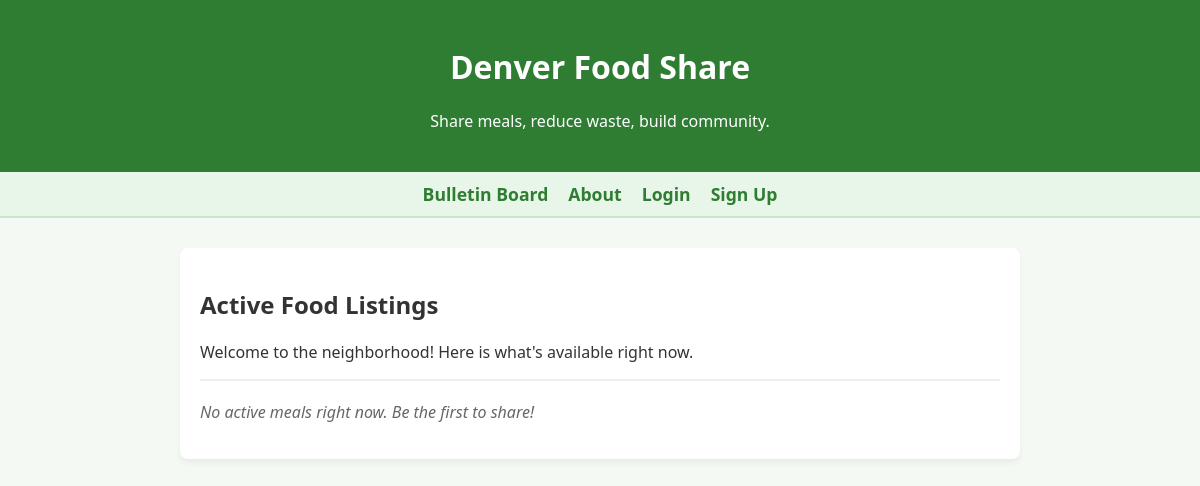
The app's page /, older data.
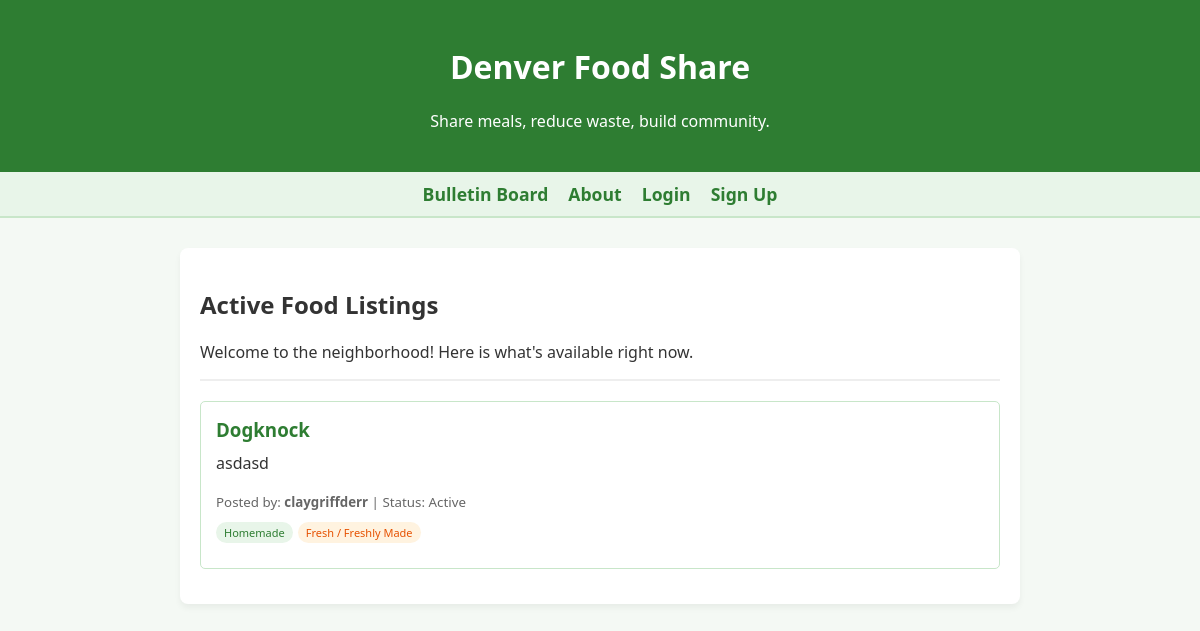
The same page, newer data.
### app.py (models this page shows)
class Post(db.Model):
    __tablename__ = 'posts'
    id = db.Column(db.Integer, primary_key=True)
    title = db.Column(db.String(100), nullable=False)
    description = db.Column(db.Text, nullable=False)
    timestamp = db.Column(db.DateTime, default=lambda: datetime.now(timezone.utc))
    status = db.Column(db.String(20), default='active')
    image_url = db.Column(db.String(255), nullable=True)
    uploader_id = db.Column(db.Integer, db.ForeignKey('users.id'), nullable=False)
    is_vegetarian = db.Column(db.Boolean, default=False)
    is_vegan = db.Column(db.Boolean, default=False)
    prep_type = db.Column(db.String(30), default='homemade') # homemade, store_bought, groceries
    is_frozen = db.Column(db.Boolean, default=False)
    uploader = db.relationship('User', backref='posts')

class User(db.Model, UserMixin):
    __tablename__ = 'users'
    id = db.Column(db.Integer, primary_key=True)
    username = db.Column(db.String(50), nullable=False, unique=True)
    email_encrypted = db.Column(db.String(255), nullable=False, unique=True)
    password_hash = db.Column(db.String(255), nullable=False)
    latitude = db.Column(db.Float, nullable=True)
    longitude = db.Column(db.Float, nullable=True)

### app.py (the view, shortened to what this page needs)
@app.route('/')
def home():
    all_active_posts = Post.query.filter_by(status='active').order_by(Post.timestamp.desc()).all()
    if not current_user.is_authenticated or not current_user.latitude:
        for post in all_active_posts:
            post.distance = None # Default value so the HTML doesn't crash
        return render_template('index.html', posts=all_active_posts)

### templates/index.html (shortened to what this page needs)
{% extends 'base.html' %}
{% block content %}
    <h2>Active Food Listings</h2>
    <p>Welcome to the neighborhood! Here is what's available right now.</p>
    <hr style="border: 1px solid #eee; margin-bottom: 20px;">
    {% if posts %}
        {% for post in posts %}
        <div style="border: 1px solid #c8e6c9; padding: 15px; border-radius: 5px; margin-bottom: 15px;">
            <h3 style="margin-top: 0; color: #2e7d32; margin-bottom: 10px;">{{ post.title }}</h3>
            <p style="margin-top: 0;">{{ post.description }}</p>
            <small style="color: #666;">
                Posted by: <strong>{{ post.uploader.username }}</strong> |
                Status: {{ post.status.capitalize() }}
            </small>
            <div style="margin: 10px 0; display: flex; gap: 5px; flex-wrap: wrap;">
                {% if post.prep_type == 'homemade' %}
                    <span style="background: #e8f5e9; color: #2e7d32; font-size: 11px; padding: 3px 8px; border-radius: 12px;">Homemade</span>
                {% elif post.prep_type == 'store_bought' %}
                    <span style="background: #e3f2fd; color: #1565c0; font-size: 11px; padding: 3px 8px; border-radius: 12px;">Store-Prepared</span>
                {% elif post.prep_type == 'groceries' %}
                    <span style="background: #f3e5f5; color: #6a1b9a; font-size: 11px; padding: 3px 8px; border-radius: 12px;">Groceries</span>
                {% endif %}
                {% if post.is_frozen %}
                    <span style="background: #e0f7fa; color: #006064; font-size: 11px; padding: 3px 8px; border-radius: 12px;">❄️ Frozen</span>
                {% else %}
                    <span style="background: #fff3e0; color: #e65100; font-size: 11px; padding: 3px 8px; border-radius: 12px;">Fresh / Freshly Made</span>
                {% endif %}
            </div>
        </div>
        {% endfor %}
    {% else %}
        <p style="color: #666; font-style: italic;">No active meals right now. Be the first to share!</p>
    {% endif %}
{% endblock %}

### templates/base.html (shortened to what this page needs)
<!DOCTYPE html>
<html lang="en">
<head>
    <link rel="stylesheet" href="https://unpkg.com/leaflet@1.9.4/dist/leaflet.css" />
</head>
<body>
    <header>
        <h1>Denver Food Share</h1>
        <p>Share meals, reduce waste, build community.</p>
    </header>
    <nav>
        <a href="/">Bulletin Board</a>
        <a href="/about">About</a>
        {% if current_user.is_authenticated %}
            <span style="color: #2e7d32; font-weight: bold; padding: 10px;">Welcome, {{ current_user.username }}!</span>
            <a href="/create_post">Post a Meal</a>
            <a href="/inbox">Inbox</a>
            <a href="/logout">Logout</a>
        {% else %}
            <a href="/login">Login</a>
            <a href="/register">Sign Up</a>
        {% endif %}
    </nav>
    <div class="container">
        {% block content %}{% endblock %}
    </div>
</body>
</html>

### templates/base.html (style rules this page uses)
body { font-family: 'Segoe UI', Tahoma, Geneva, Verdana, sans-serif; margin: 0; padding: 0; background-color: #f4f9f4; color: #333; }
header { background-color: #2e7d32; color: white; padding: 1.5rem; text-align: center; }
nav { display: flex; justify-content: center; align-items: center; gap: 20px; padding: 10px; background: #e8f5e9; border-bottom: 2px solid #c8e6c9; }
nav a { text-decoration: none; color: #2e7d32; font-weight: bold; font-size: 1.1rem; transition: color 0.2s; }
.container { max-width: 800px; margin: 30px auto; padding: 20px; background: white; border-radius: 8px; box-shadow: 0 4px 6px rgba(0,0,0,0.05); }

Row changes from the older to the newer data that the page shows:
added Post: title "Dogknock", description "asdasd", uploader.username "claygriffderr", status "Active", prep_type "Homemade", is_frozen "Fresh / Freshly Made"
Text that changed along with them:
text no longer shown: "No active meals right now. Be the first to share!"
